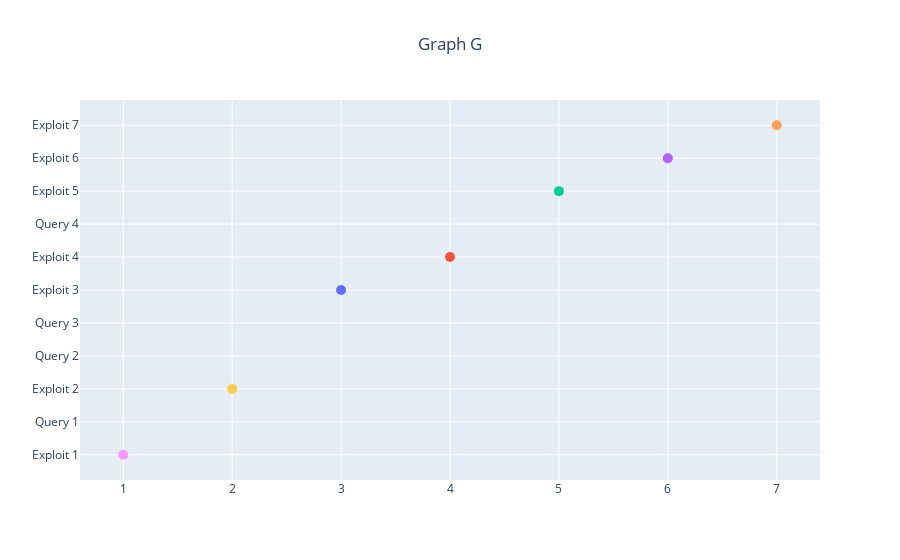

The cell this chart's notebook holds for it:
### Code cell
import plotly.graph_objects as go

# Create a Plotly figure
fig = go.Figure()

# Add edges to the figure
for edge in G.edges():
    fig.add_trace(go.Scatter(x=[edge[0][0], edge[1][0]], y=[edge[0][1], edge[1][1]], mode='lines'))

# Add nodes to the figure
for node in G.nodes():
    fig.add_trace(go.Scatter(x=[node[0]], y=[node[1]], mode='markers', marker=dict(size=10)))

# Set the layout of the figure
fig.update_layout(title='Graph G', title_x=0.5, showlegend=False)

# Show the figure
fig.show()

### Figure 1 — Plotly figure (JSON) as saved in the notebook; plotly's stock layout.template omitted (floating-point values rounded to 4 significant figures)
{"data": [{"mode": "lines", "type": "scatter", "x": [1, "Condition 1"], "y": ["Exploit 1", "Query 1"]}, {"mode": "lines", "type": "scatter", "x": [2, "Condition 2"], "y": ["Exploit 2", "Query 2"]}, {"mode": "lines", "type": "scatter", "x": [2, "Condition 3"], "y": ["Exploit 2", "Query 3"]}, {"mode": "lines", "type": "scatter", "x": [3, "Condition 1"], "y": ["Exploit 3", "Query 1"]}, {"mode": "lines", "type": "scatter", "x": [4, "Condition 4"], "y": ["Exploit 4", "Query 4"]}, {"mode": "lines", "type": "scatter", "x": [5, "Condition 2"], "y": ["Exploit 5", "Query 2"]}, {"mode": "lines", "type": "scatter", "x": [6, "Condition 4"], "y": ["Exploit 6", "Query 4"]}, {"mode": "lines", "type": "scatter", "x": [7, "Condition 3"], "y": ["Exploit 7", "Query 3"]}, {"marker": {"size": 10}, "mode": "markers", "type": "scatter", "x": [1], "y": ["Exploit 1"]}, {"marker": {"size": 10}, "mode": "markers", "type": "scatter", "x": [2], "y": ["Exploit 2"]}, {"marker": {"size": 10}, "mode": "markers", "type": "scatter", "x": [3], "y": ["Exploit 3"]}, {"marker": {"size": 10}, "mode": "markers", "type": "scatter", "x": [4], "y": ["Exploit 4"]}, {"marker": {"size": 10}, "mode": "markers", "type": "scatter", "x": [5], "y": ["Exploit 5"]}, {"marker": {"size": 10}, "mode": "markers", "type": "scatter", "x": [6], "y": ["Exploit 6"]}, {"marker": {"size": 10}, "mode": "markers", "type": "scatter", "x": [7], "y": ["Exploit 7"]}, {"marker": {"size": 10}, "mode": "markers", "type": "scatter", "x": ["Condition 1"], "y": ["Query 1"]}, {"marker": {"size": 10}, "mode": "markers", "type": "scatter", "x": ["Condition 2"], "y": ["Query 2"]}, {"marker": {"size": 10}, "mode": "markers", "type": "scatter", "x": ["Condition 3"], "y": ["Query 3"]}, {"marker": {"size": 10}, "mode": "markers", "type": "scatter", "x": ["Condition 4"], "y": ["Query 4"]}], "layout": {"showlegend": false, "title": {"text": "Graph G", "x": 0.5}}}
